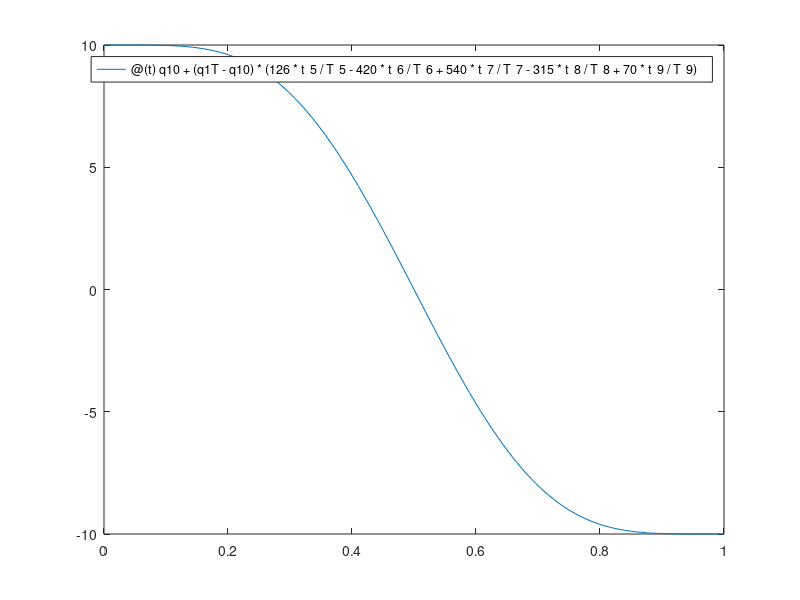
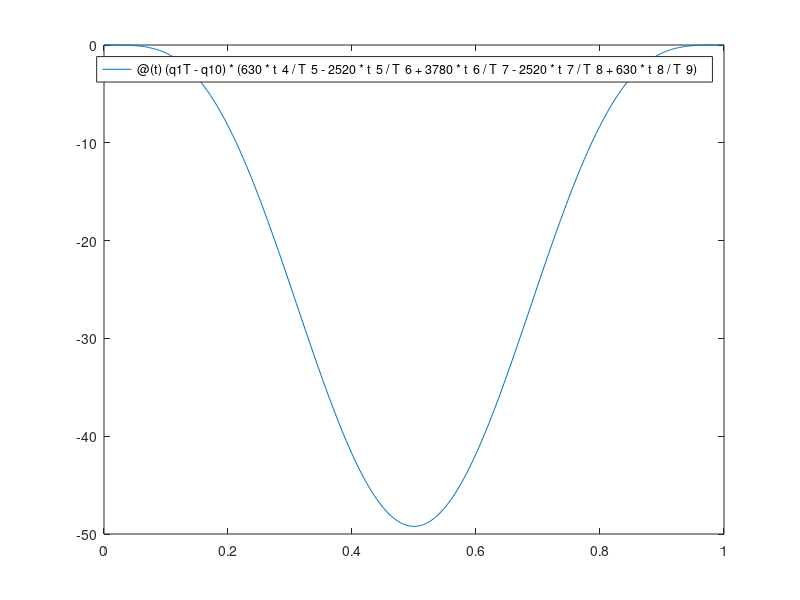
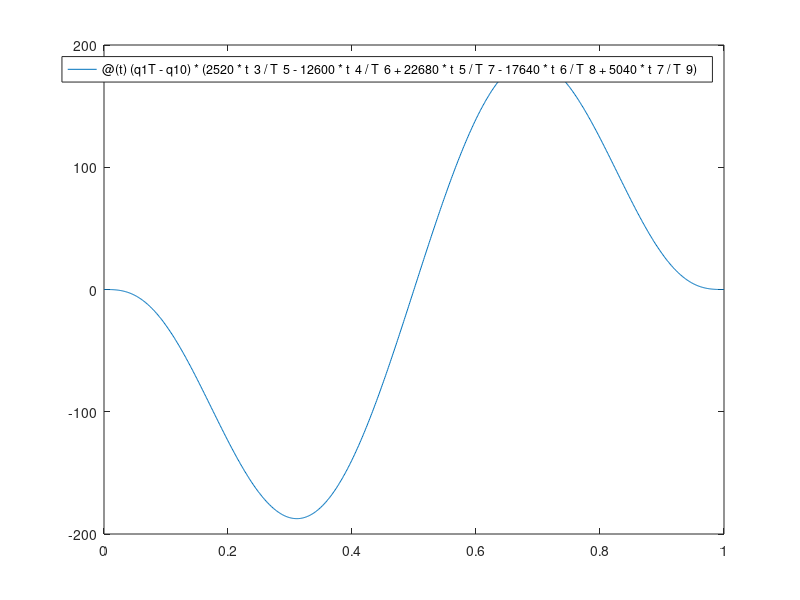
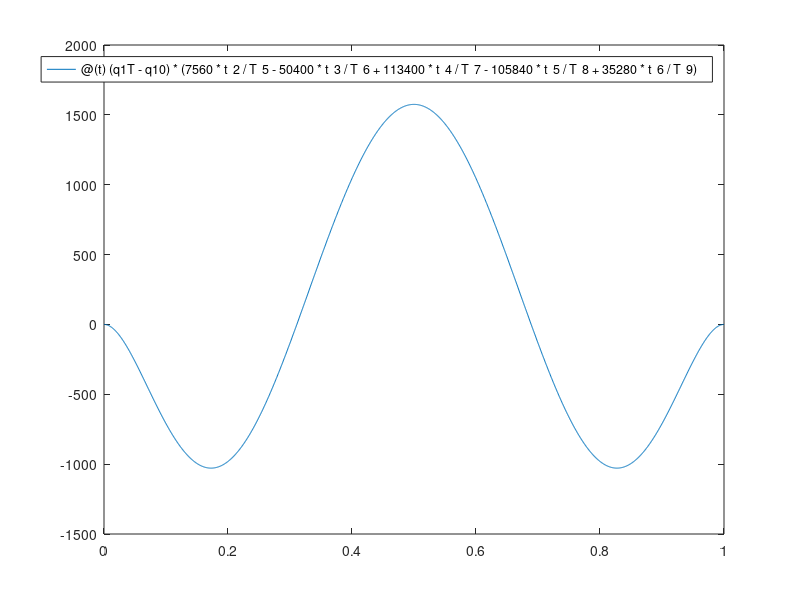

Recreate these plots in MATLAB, in order.
T = 1;

q10 = 10;
q1T = -10;

q1 = @(t) q10 + (q1T - q10) * (126 * t ^ 5 / T ^ 5 - 420 * t ^ 6 / T ^ 6 + 540 * t ^ 7 / T ^ 7 - 315 * t ^ 8 / T ^ 8 + 70 * t ^ 9 / T ^ 9);
q1p = @(t) (q1T - q10) * (630 * t ^ 4 / T ^ 5 - 2520 * t ^ 5 / T ^ 6 + 3780 * t ^ 6 / T ^ 7 - 2520 * t ^ 7 / T ^ 8 + 630 * t ^ 8 / T ^ 9);
q1pp = @(t) (q1T - q10) * (2520 * t ^ 3 / T ^ 5 - 12600 * t ^ 4 / T ^ 6 + 22680 * t ^ 5 / T ^ 7 - 17640 * t ^ 6 / T ^ 8 + 5040 * t ^ 7 / T ^ 9);
q1ppp = @(t) (q1T - q10) * (7560 * t ^ 2 / T ^ 5 - 50400 * t ^ 3 / T ^ 6 + 113400 * t ^ 4 / T ^ 7 - 105840 * t ^ 5 / T ^ 8 + 35280 * t ^ 6 / T ^ 9);
q1pppp = @(t) (q1T - q10) * (15120 * t / T ^ 5 - 151200 * t ^ 2 / T ^ 6 + 453600 * t ^ 3 / T ^ 7 - 529200 * t ^ 4 / T ^ 8 + 211680 * t ^ 5 / T ^ 9);

figure(1)
fplot(q1,[0,1])
figure(2)
fplot(q1p,[0,1])
figure(3)
fplot(q1pp,[0,1])
figure(4)
fplot(q1ppp,[0,1])
figure(5)
fplot(q1pppp,[0,1])